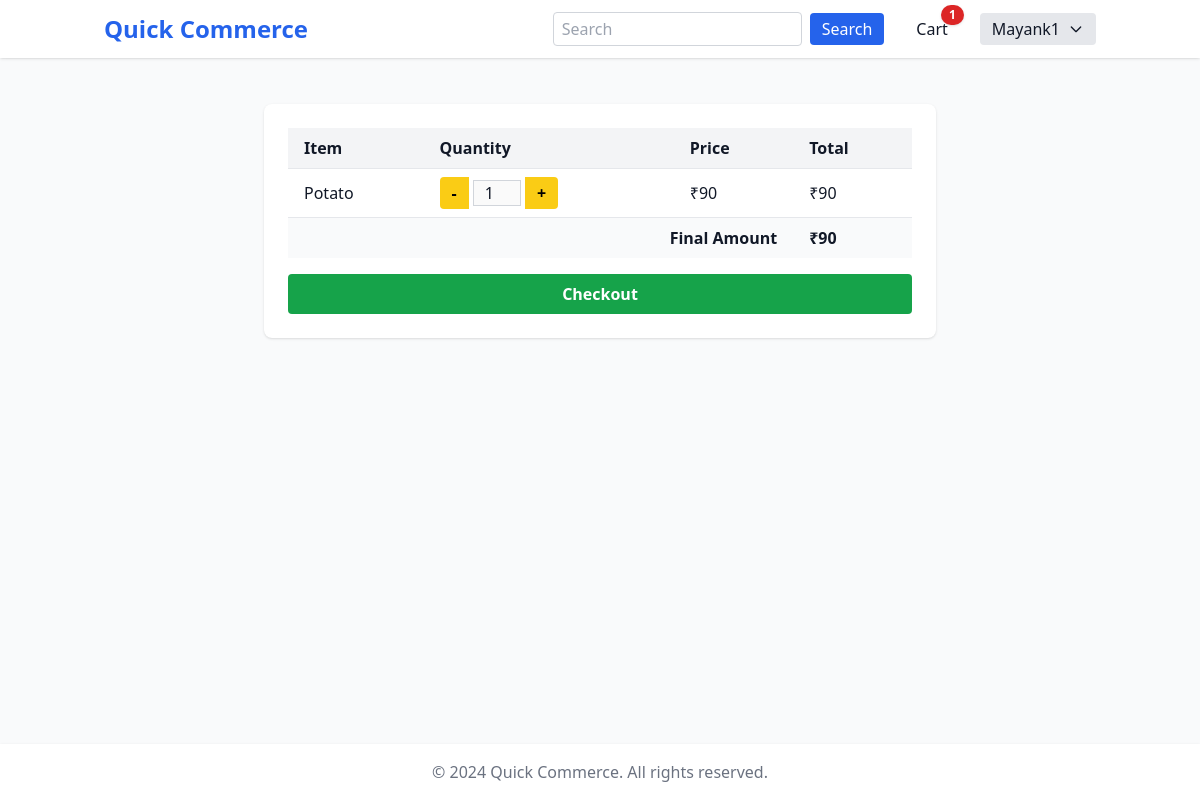
The app's page /cart/ (signed in) with its own data.
### cart/models.py (models this page shows, shortened)
class Cart_Item(models.Model):
    user = models.ForeignKey(User, on_delete=models.CASCADE)
    product = models.ForeignKey(Product, on_delete=models.CASCADE)
    quantity = models.IntegerField()

### products/models.py (models this page shows, shortened)
class Product(models.Model):
    subcategory = models.ForeignKey(Product_subcategory, on_delete=models.SET_DEFAULT, default=get_default_subcategory)
    title = models.CharField(max_length=1000)
    desc = models.TextField()
    price = models.IntegerField()
    image = models.ImageField(upload_to="product_images",null=True)

### cart/views.py (the view)
# urls.py: path('',views.cart,name="cart"),
@login_required
def cart(request):
    cart_obj = Cart_Item.objects.filter(user=request.user)
    if cart_obj:
        items=[]
        total = 0
        for item in cart_obj:
            items+=[[item,item.product.price * item.quantity]]
            total += item.product.price * item.quantity
        ctx = {"items":items,"total":total}
        return render(request,"cart/cart_page.html",ctx)
    else:
        return render(request,"cart/cart_page.html")

### cart/templatetags/custom_tags.py (called while the page is built)
@register.simple_tag(takes_context=True)
def is_in_cart(context,productid):
    inst = Cart_Item.objects.filter(user = context['request'].user, product_id = productid).first()
    if inst:
        return inst
    else:
        return False

@register.simple_tag(takes_context=True)
def cart_count(context):
    inst = Cart_Item.objects.filter(user = context['request'].user)
    count = 0
    for item in inst:
        count += item.quantity  # Sum the quantity of each item
    return count

### templates/cart/cart_page.html (shortened to what this page needs)
{% extends "base.html" %}
{% load custom_tags %}
{% block content %}
{% if items %}
  <div class="max-w-2xl mx-auto bg-white dark:bg-gray-900 rounded-lg shadow p-6 mt-6">
    <div class="overflow-x-auto">
      <table class="min-w-full divide-y divide-gray-200 dark:divide-gray-700 mb-4">
        <thead class="bg-gray-100 dark:bg-gray-800">
          <tr>
            <th class="px-4 py-2 text-left font-semibold">Item</th>
            <th class="px-4 py-2 text-left font-semibold">Quantity</th>
            <th class="px-4 py-2 text-left font-semibold">Price</th>
            <th class="px-4 py-2 text-left font-semibold">Total</th>
          </tr>
        </thead>
        <tbody class="bg-white dark:bg-gray-900">
          {% for item,totals in items %}
          <tr class="border-b dark:border-gray-800">
            <td class="px-4 py-2">{{item.product.title}}</td>
            <td class="px-4 py-2">
              {% is_in_cart item.product.id as cart %}
              <a href="{% url 'remove_from_cart' item.product.id %}" class="inline-block bg-yellow-400 hover:bg-yellow-500 text-black font-semibold px-3 py-1 rounded-l transition">-</a>
              <input type="number" value="{{cart.quantity}}" class="w-12 text-center border border-gray-300 dark:bg-gray-800 dark:text-gray-100" disabled>
              <a href="{% url 'add_to_cart' item.product.id %}" class="inline-block bg-yellow-400 hover:bg-yellow-500 text-black font-semibold px-3 py-1 rounded-r transition">+</a>
            </td>
            <td class="px-4 py-2">₹{{item.product.price}}</td>
            <td class="px-4 py-2">₹{{totals}}</td>
          </tr>
          {% endfor %}
          <tr class="bg-gray-50 dark:bg-gray-800 font-bold">
            <td colspan="3" class="px-4 py-2 text-right">Final Amount</td>
            <td class="px-4 py-2">₹{{total}}</td>
          </tr>
        </tbody>
      </table>
    </div>
    <a class="w-full inline-block bg-green-600 hover:bg-green-700 text-white font-semibold py-2 px-4 rounded transition text-center" href="{% url 'checkout_first' %}">Checkout</a>
  </div>
{% else %}
  <h1 class="text-2xl font-bold text-center mt-12">Your cart is empty. <a href="{% url 'products' %}" class="text-blue-600 dark:text-blue-400 underline">Add something now.</a></h1>
{% endif %}
{% endblock %}

### templates/base.html (shortened to what this page needs)
{% load custom_tags %}
<!DOCTYPE html>
<html lang="en" x-data="{ darkMode: localStorage.getItem('darkMode') === 'true', mobileMenu: false }" x-init="$watch('darkMode', val => localStorage.setItem('darkMode', val))" :class="{ 'dark': darkMode }">
<head>
    <script src="https://cdn.tailwindcss.com"></script>
</head>
<body class="bg-gray-50 dark:bg-gray-900 text-gray-900 dark:text-gray-100 min-h-screen flex flex-col">
    <nav class="bg-white dark:bg-gray-800 shadow fixed top-0 left-0 w-full z-50">
        <div class="container mx-auto px-4 py-3 flex justify-between items-center">
            <a href="/" class="text-2xl font-bold text-blue-600 dark:text-blue-400">Quick Commerce</a>
            <div class="hidden md:flex items-center gap-4">
                <form class="flex items-center" role="search" method="GET" action="{% url 'search' %}">
                    <input class="rounded px-2 py-1 border border-gray-300 dark:bg-gray-700 dark:text-gray-100" type="search" placeholder="Search" aria-label="Search" name="searchvalue">
                    <button class="ml-2 px-3 py-1 bg-blue-600 text-white rounded hover:bg-blue-700 transition" type="submit">Search</button>
                </form>
                {% if user.is_authenticated %}
                    {% cart_count as count %}
                {% endif %}
                <div class="relative flex flex-col items-center ml-4">
                    <a href="/cart/" class="hover:text-blue-500 dark:hover:text-blue-300 relative">
                        {% if user.is_authenticated and count > 0 %}
                            <span class="absolute -top-3 -right-4 bg-red-600 text-white text-xs font-bold px-2 py-0.5 rounded-full shadow">{{ count }}</span>
                        {% endif %}
                        Cart
                    </a>
                </div>
                {% if user.is_authenticated %}
                <div class="relative group ml-4" x-data="{ open: false }">
                    <button @click="open = !open" class="px-3 py-1 bg-gray-200 dark:bg-gray-700 rounded flex items-center gap-2 focus:outline-none">
                        <span>{{ user.username }}</span>
                        <svg class="w-4 h-4" fill="none" stroke="currentColor" viewBox="0 0 24 24"><path stroke-linecap="round" stroke-linejoin="round" stroke-width="2" d="M19 9l-7 7-7-7"/></svg>
                    </button>
                </div>
                {% else %}
                <a class="ml-2 px-3 py-1 bg-green-600 text-white rounded hover:bg-green-700 transition" href="{% url 'account_login' %}">Login</a>
                <a class="ml-2 px-3 py-1 bg-yellow-400 text-black rounded hover:bg-yellow-500 transition" href="{% url 'account_signup' %}">Register</a>
                {% endif %}
            </div>
        </div>
                {% if user.is_authenticated %}
                    {% cart_count as count %}
                {% endif %}
    </nav>
    <main class="flex-1 container mx-auto px-4 py-8 pt-20">
        {% block content %}{% endblock %}
    </main>
    <footer class="bg-white dark:bg-gray-800 shadow mt-8">
        <div class="container mx-auto px-4 py-4 text-center text-gray-500 dark:text-gray-400">
            &copy; {{ year|default:2024 }} Quick Commerce. All rights reserved.
        </div>
    </footer>
</body>
</html>

### records on screen
Cart_Item: product "Potato", quantity "1", product.price "90", totals "90"

### other values on screen
{{ count }} "1"
{{ user.username }} "Mayank1"
{{ total }} "90"
{{ year|default:2024 }} "2024"
